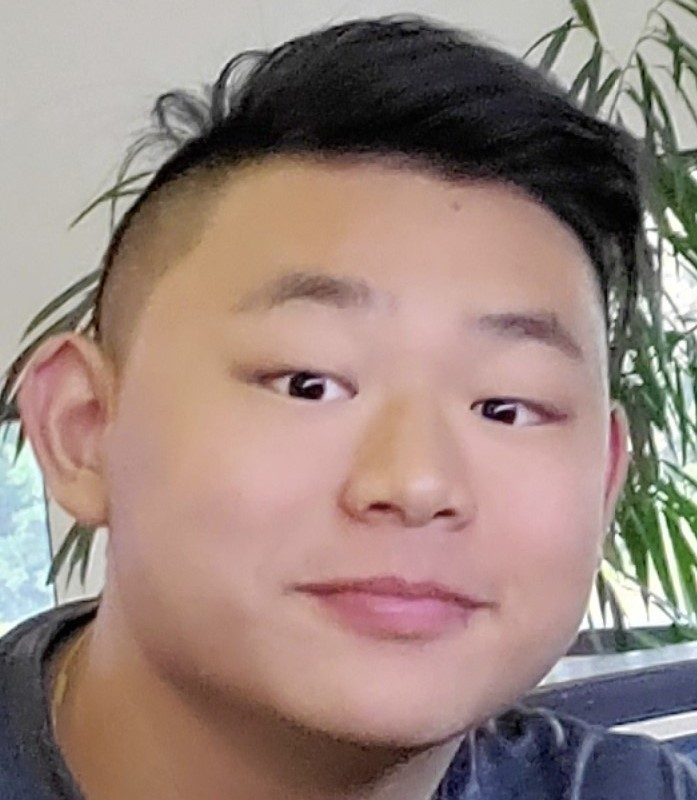
#> input picture resources/Benson.jpg, 697 x 800 px
$ python chapter2.py
#> lines starting #> are read from the running program, lines starting #| are printed output that depends on the picture; after the words box and inside, x2 and y2 are one past the last pixel; in counts of white or black regions, pixels touching at a corner belong together
import cv2
import numpy as np

img = cv2.imread("resources/Benson.jpg")
#> img is the input picture: shape (800, 697, 3); mean B, G, R 125.1, 132.4, 152.8
kernel = np.ones((5,5),np.uint8)

imgGray = cv2.cvtColor(img,cv2.COLOR_BGR2GRAY)
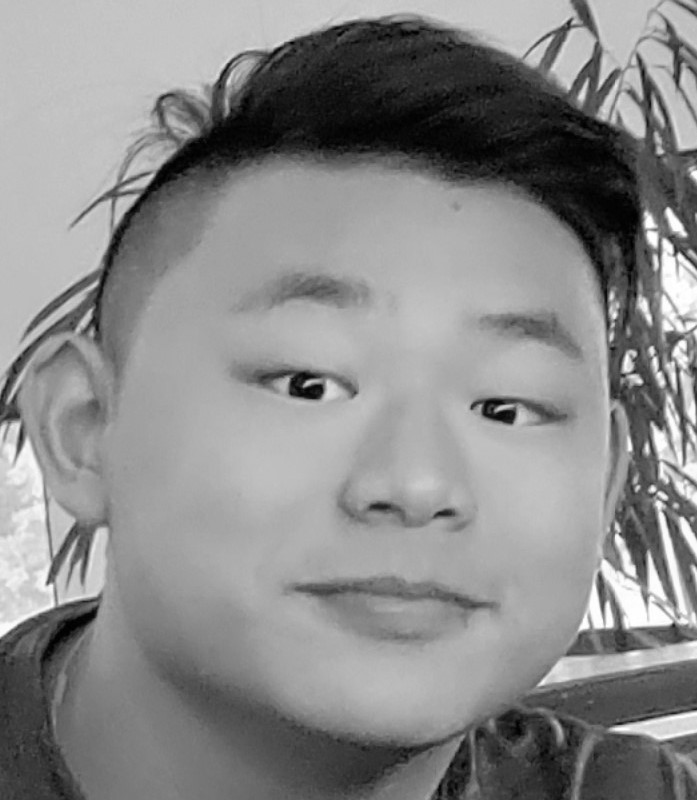
#> imgGray: shape (800, 697); min 0, max 255, mean 137.7
imgBlur = cv2.GaussianBlur(imgGray,(7,7),0)
imgCanny = cv2.Canny(img,50,100)
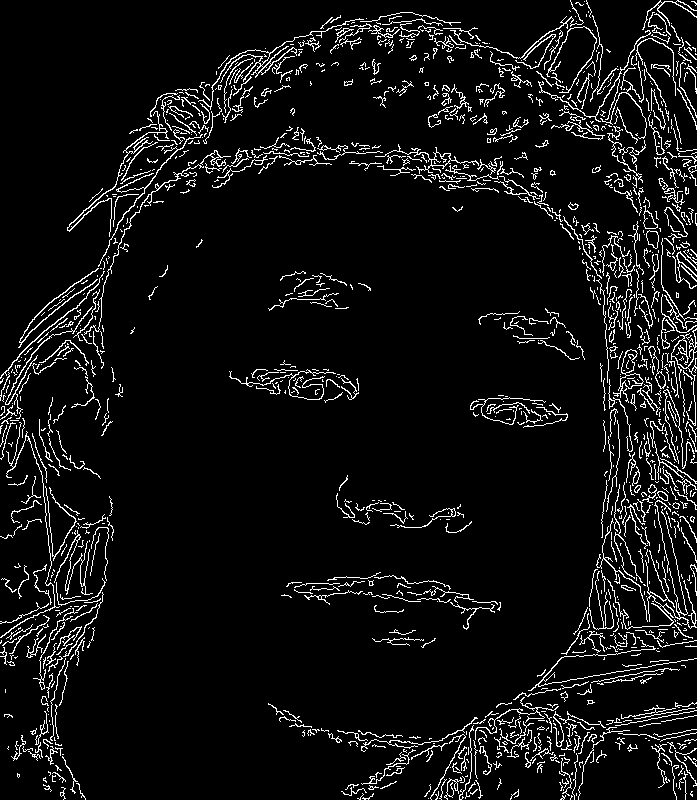
#> imgCanny: shape (800, 697); 6.6% white in thin lines or dots
imgDialation = cv2.dilate(imgCanny, kernel, iterations=1)
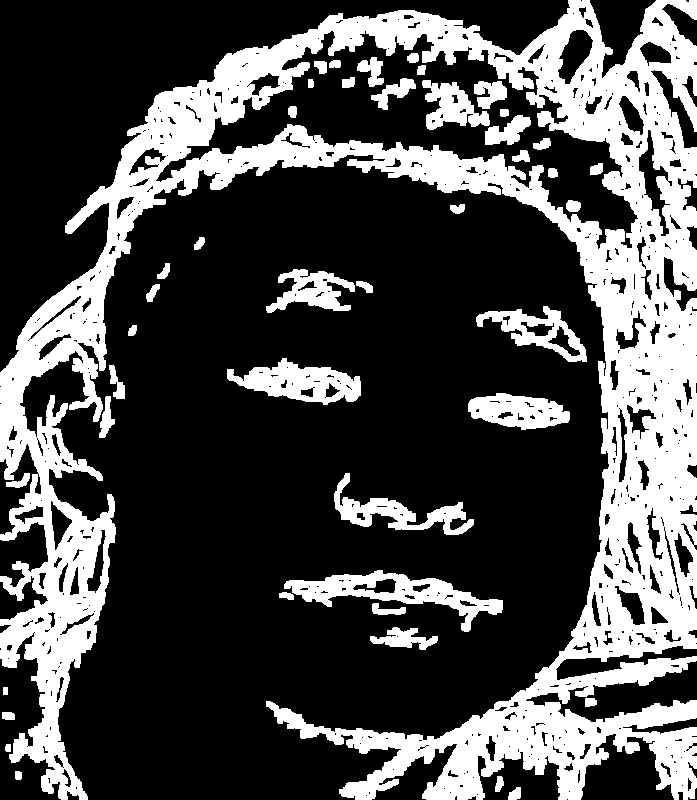
#> imgDialation: shape (800, 697); 29.4% white; 44 white regions, largest, box (x1, y1, x2, y2) and area: (0, 0, 697, 800) 138422, (284, 570, 503, 632) 4242, (227, 358, 361, 405) 3325
imgEroded = cv2.erode(imgDialation,kernel,iterations=1)
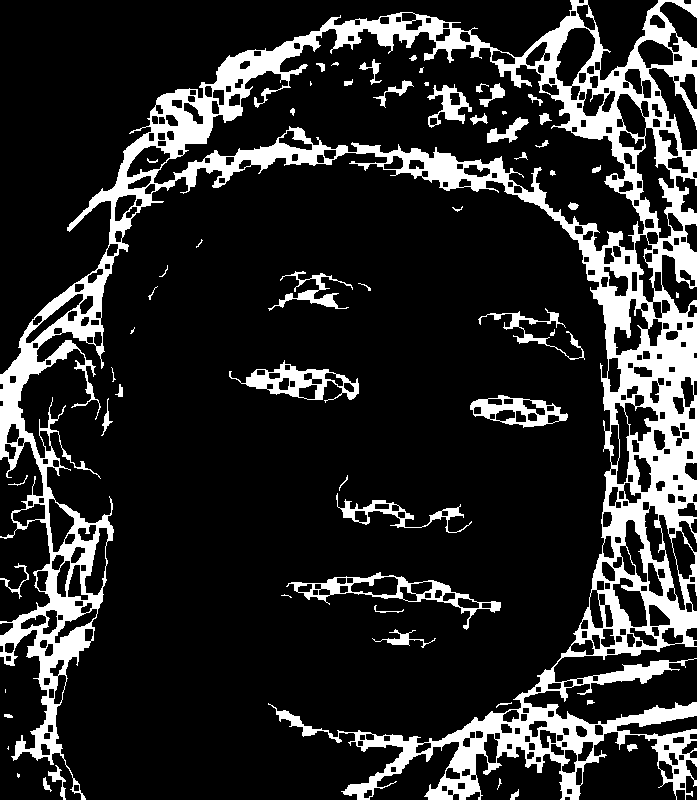
#> imgEroded: shape (800, 697); 16.7% white; 59 white regions (13 under 20 px), largest, box (x1, y1, x2, y2) and area: (0, 0, 697, 800) 81998, (286, 572, 501, 630) 1863, (229, 360, 359, 403) 1747

cv2.imshow("Image", img)
cv2.imshow("Gray image", imgGray)
cv2.imshow("Canny image", imgCanny)
cv2.imshow("Dilation image", imgDialation)
cv2.imshow("Erosion image", imgEroded)
cv2.waitKey(0)

$ run again, with resources/Donald.jpg copied over resources/Benson.jpg
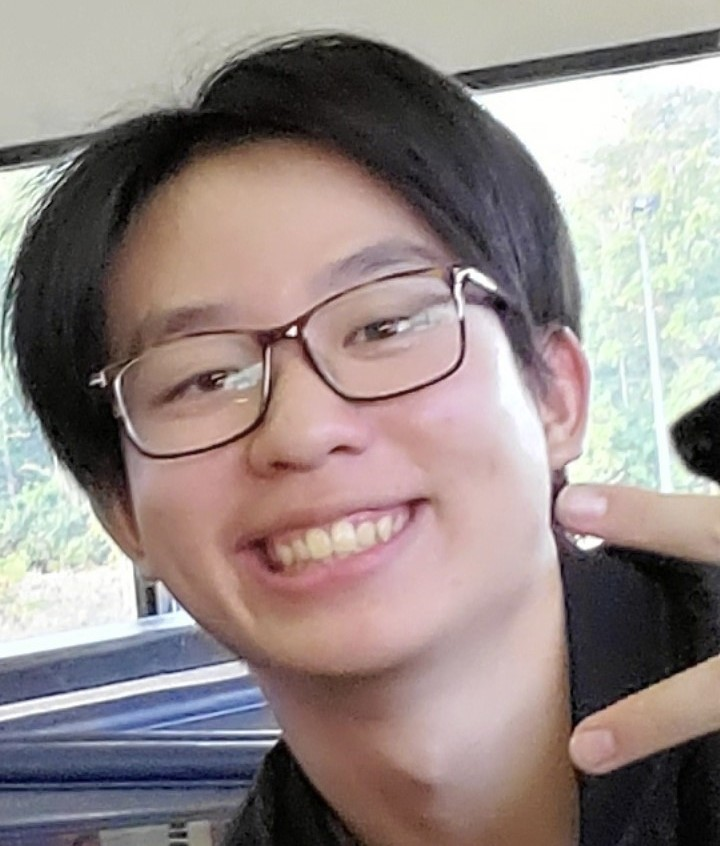
#> input picture resources/Donald.jpg, 720 x 846 px
#> img is the input picture: shape (846, 720, 3); mean B, G, R 134.3, 136.9, 149.1
#> `imgCanny = cv2.Canny(img,50,100)`:
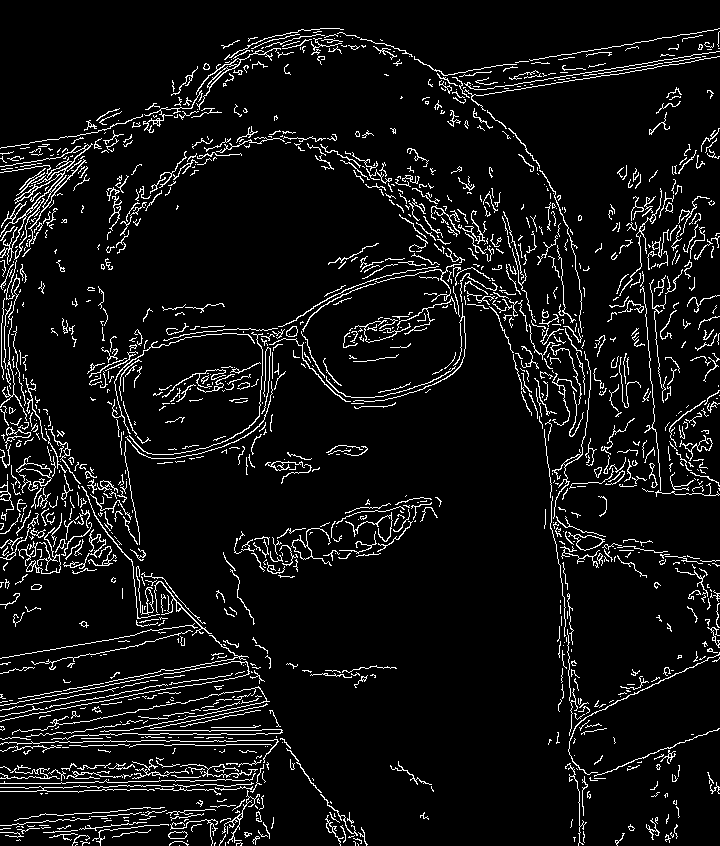
#> imgCanny: shape (846, 720); 7.1% white in thin lines or dots
#> imgDialation: shape (846, 720); 32.5% white; 86 white regions, largest, box (x1, y1, x2, y2) and area: (0, 26, 720, 846) 172090, (232, 493, 444, 580) 6971, (284, 661, 399, 690) 1156
#> `imgEroded = cv2.erode(imgDialation,kernel,iterations=1)`:
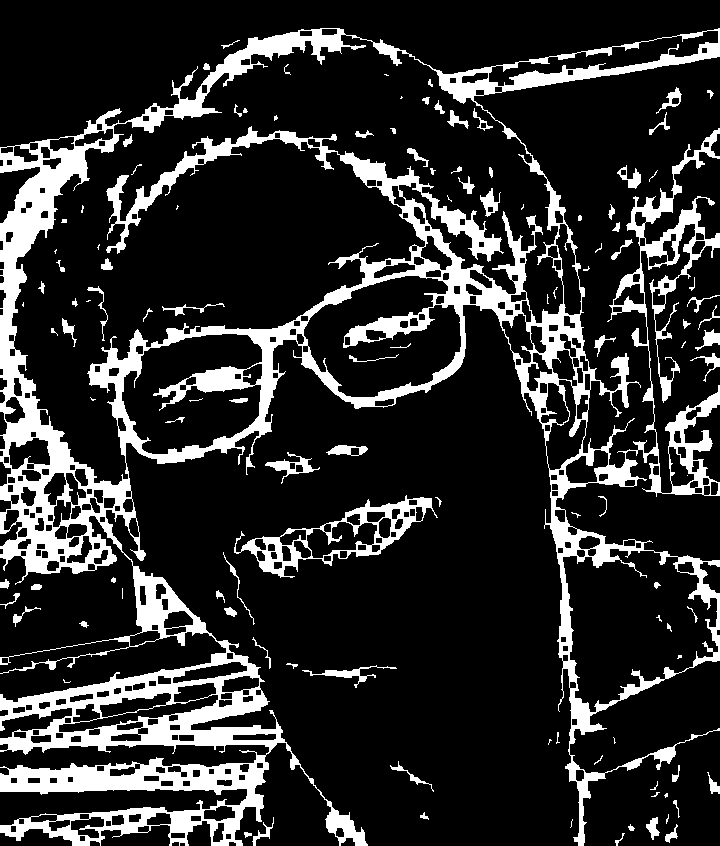
#> imgEroded: shape (846, 720); 17.6% white; 115 white regions (34 under 20 px), largest, box (x1, y1, x2, y2) and area: (0, 28, 720, 846) 96792, (234, 495, 438, 578) 3287, (265, 452, 320, 484) 443

$ run again, with resources/flower.jpg copied over resources/Benson.jpg
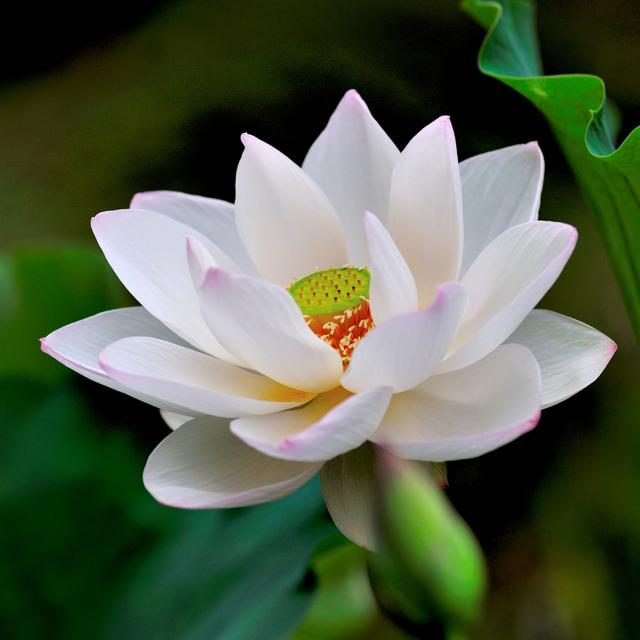
#> input picture resources/flower.jpg, 640 x 640 px
#> img is the input picture: shape (640, 640, 3); mean B, G, R 72.1, 95.4, 83.3
#> `imgCanny = cv2.Canny(img,50,100)`:
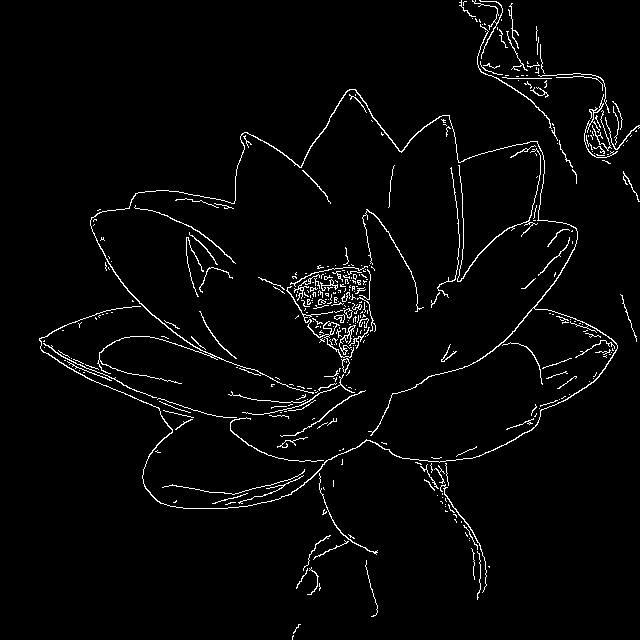
#> imgCanny: shape (640, 640); 2.8% white in thin lines or dots
#> imgDialation: shape (640, 640); 13.6% white; 9 white regions, largest, box (x1, y1, x2, y2) and area: (37, 87, 620, 602) 46615, (457, 0, 640, 186) 7512, (363, 558, 380, 619) 388
#> `imgEroded = cv2.erode(imgDialation,kernel,iterations=1)`:
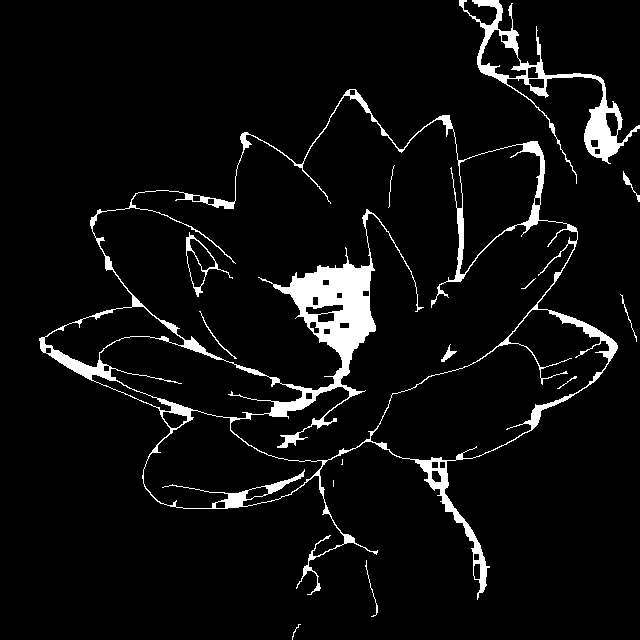
#> imgEroded: shape (640, 640); 5.6% white; 14 white regions (2 under 20 px), largest, box (x1, y1, x2, y2) and area: (39, 89, 618, 600) 18386, (459, 0, 640, 184) 3782, (186, 232, 233, 297) 337
